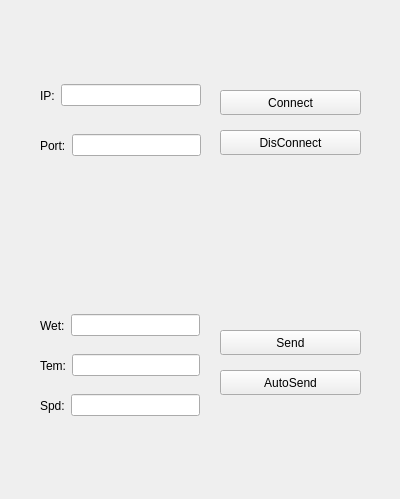
<?xml version="1.0" encoding="UTF-8"?>
<ui version="4.0">
 <class>clientUI</class>
 <widget class="QWidget" name="clientUI">
  <property name="geometry">
   <rect>
    <x>0</x>
    <y>0</y>
    <width>400</width>
    <height>499</height>
   </rect>
  </property>
  <property name="windowTitle">
   <string>Form</string>
  </property>
  <widget class="QWidget" name="horizontalLayoutWidget_2">
   <property name="geometry">
    <rect>
     <x>40</x>
     <y>350</y>
     <width>160</width>
     <height>31</height>
    </rect>
   </property>
   <layout class="QHBoxLayout" name="horizontalLayout_2">
    <item>
     <widget class="QLabel" name="label_3">
      <property name="text">
       <string>Tem:</string>
      </property>
     </widget>
    </item>
    <item>
     <widget class="QLineEdit" name="lineEdit_2"/>
    </item>
   </layout>
  </widget>
  <widget class="QWidget" name="horizontalLayoutWidget_3">
   <property name="geometry">
    <rect>
     <x>40</x>
     <y>390</y>
     <width>160</width>
     <height>31</height>
    </rect>
   </property>
   <layout class="QHBoxLayout" name="horizontalLayout_3">
    <item>
     <widget class="QLabel" name="label_4">
      <property name="text">
       <string>Spd:</string>
      </property>
     </widget>
    </item>
    <item>
     <widget class="QLineEdit" name="lineEdit_3"/>
    </item>
   </layout>
  </widget>
  <widget class="QWidget" name="horizontalLayoutWidget">
   <property name="geometry">
    <rect>
     <x>40</x>
     <y>310</y>
     <width>160</width>
     <height>31</height>
    </rect>
   </property>
   <layout class="QHBoxLayout" name="horizontalLayout">
    <item>
     <widget class="QLabel" name="label_2">
      <property name="text">
       <string>Wet:</string>
      </property>
     </widget>
    </item>
    <item>
     <widget class="QLineEdit" name="lineEdit"/>
    </item>
   </layout>
  </widget>
  <widget class="QPushButton" name="pushButton">
   <property name="geometry">
    <rect>
     <x>220</x>
     <y>330</y>
     <width>141</width>
     <height>25</height>
    </rect>
   </property>
   <property name="text">
    <string>Send</string>
   </property>
  </widget>
  <widget class="QPushButton" name="pushButton_2">
   <property name="geometry">
    <rect>
     <x>220</x>
     <y>370</y>
     <width>141</width>
     <height>25</height>
    </rect>
   </property>
   <property name="text">
    <string>AutoSend</string>
   </property>
  </widget>
  <widget class="QPushButton" name="pushButton_3">
   <property name="geometry">
    <rect>
     <x>220</x>
     <y>90</y>
     <width>141</width>
     <height>25</height>
    </rect>
   </property>
   <property name="text">
    <string>Connect</string>
   </property>
  </widget>
  <widget class="QPushButton" name="pushButton_4">
   <property name="geometry">
    <rect>
     <x>220</x>
     <y>130</y>
     <width>141</width>
     <height>25</height>
    </rect>
   </property>
   <property name="text">
    <string>DisConnect</string>
   </property>
  </widget>
  <widget class="QWidget" name="horizontalLayoutWidget_5">
   <property name="geometry">
    <rect>
     <x>40</x>
     <y>130</y>
     <width>161</width>
     <height>31</height>
    </rect>
   </property>
   <layout class="QHBoxLayout" name="horizontalLayout_6">
    <item>
     <widget class="QLabel" name="label_6">
      <property name="text">
       <string>Port:</string>
      </property>
     </widget>
    </item>
    <item>
     <widget class="QLineEdit" name="lineEdit_5"/>
    </item>
   </layout>
  </widget>
  <widget class="QWidget" name="horizontalLayoutWidget_4">
   <property name="geometry">
    <rect>
     <x>40</x>
     <y>80</y>
     <width>161</width>
     <height>31</height>
    </rect>
   </property>
   <layout class="QHBoxLayout" name="horizontalLayout_5">
    <item>
     <widget class="QLabel" name="label_5">
      <property name="text">
       <string>IP:</string>
      </property>
     </widget>
    </item>
    <item>
     <widget class="QLineEdit" name="lineEdit_4"/>
    </item>
   </layout>
  </widget>
 </widget>
 <resources/>
 <connections/>
</ui>
